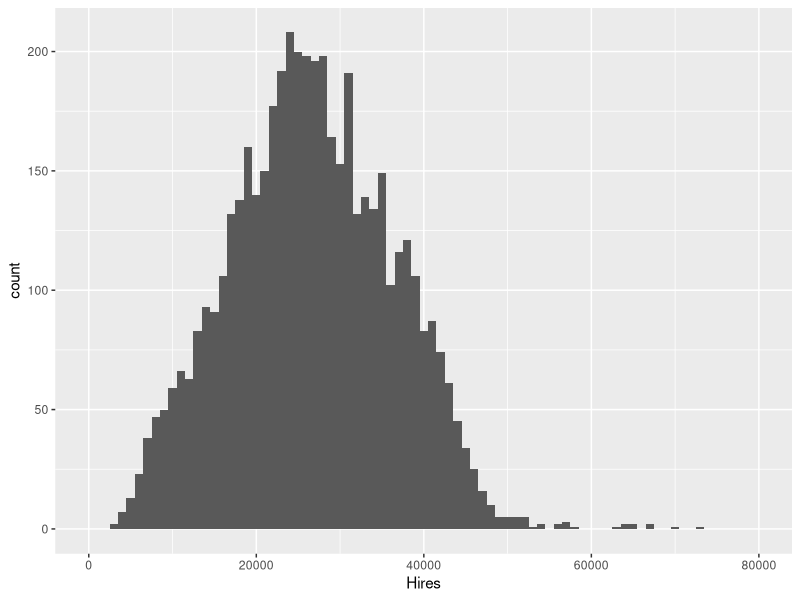
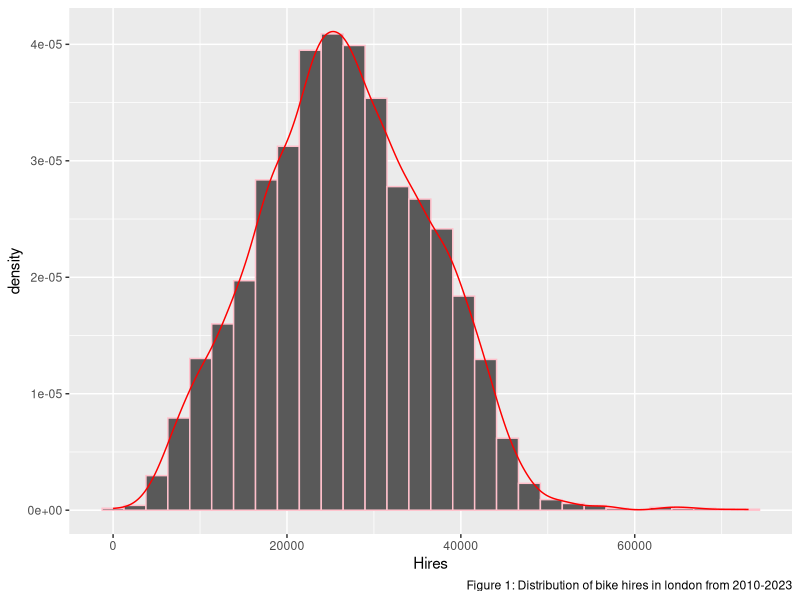
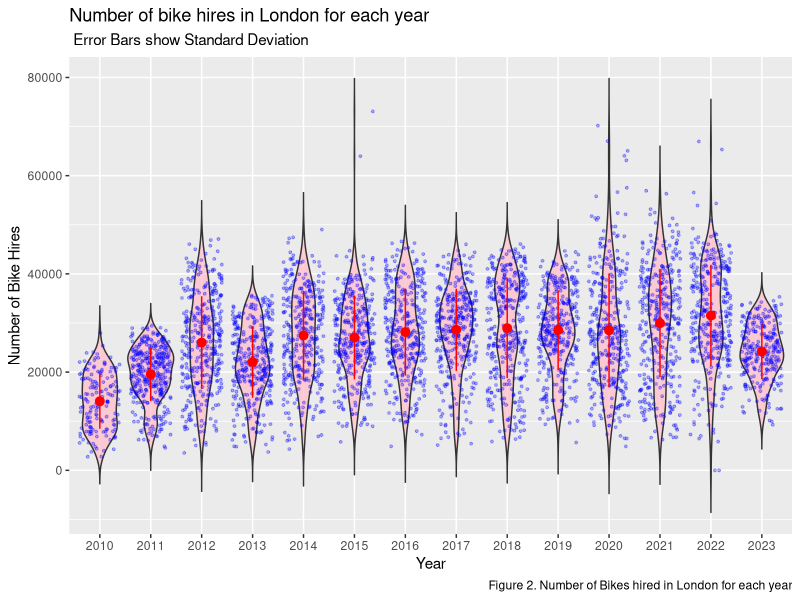
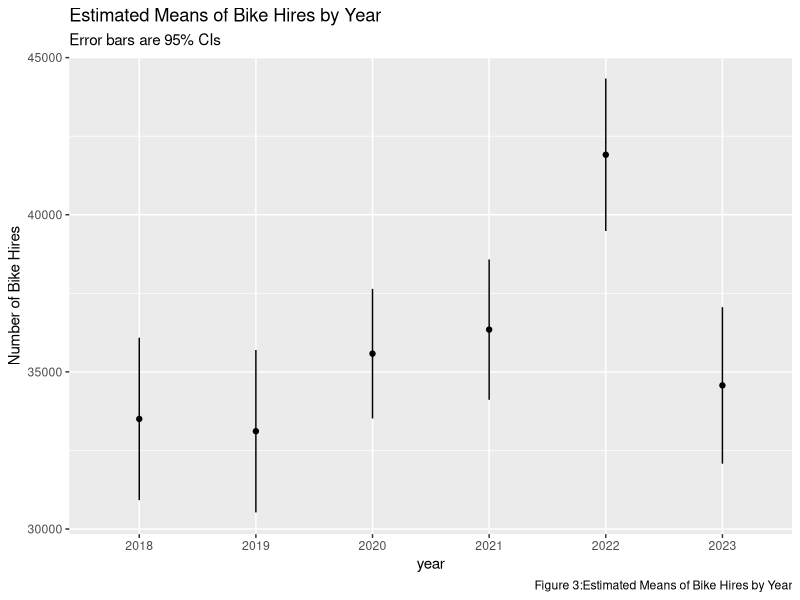
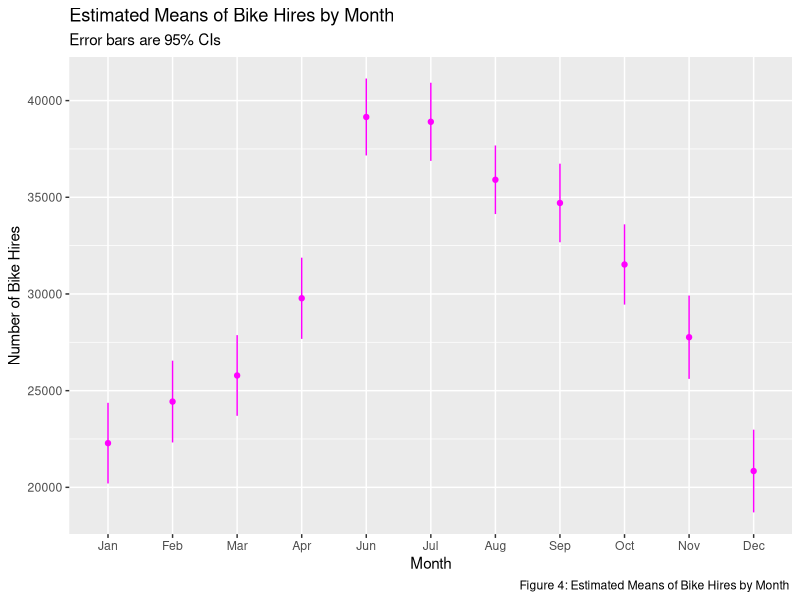
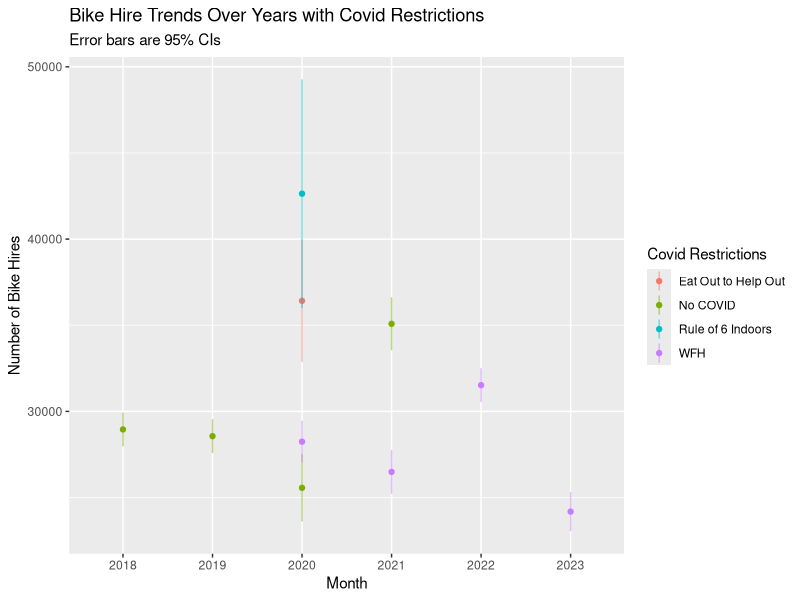
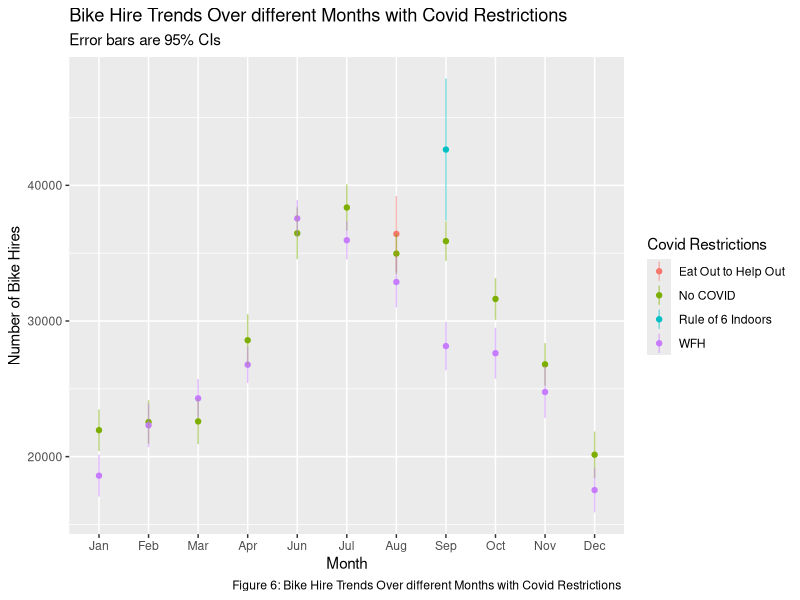
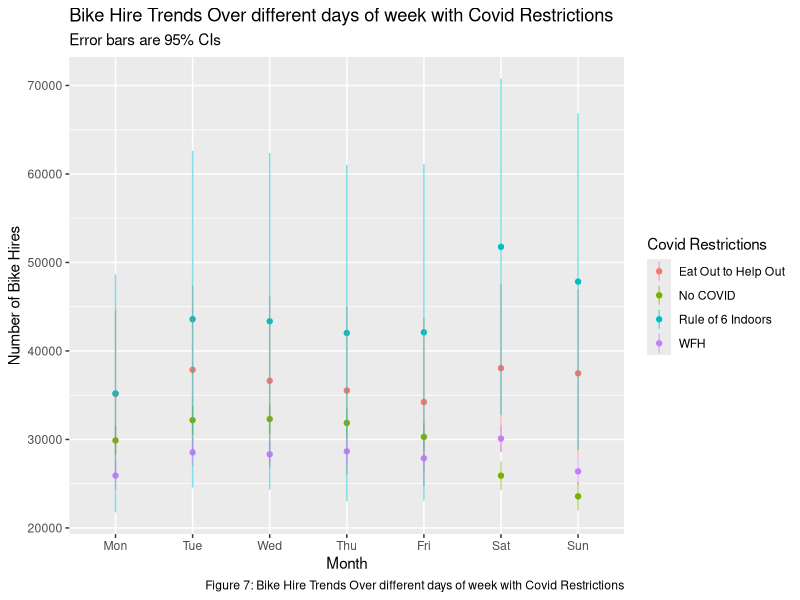

Write the R code that produced these figures, in order.
## ---- chunk 1
#install.packages("tidyverse")
library(tidyverse)
options(width=100)
#install.packages("kableExtra")
library(kableExtra) #for reported table
#install.packages("emmeans")
library(emmeans) #to find CI
#install.packages("gridExtra")
library(gridExtra) #for arrange graph
#install.packages("grid")
library(grid)
install.packages("Hmisc")
library(Hmisc)
library(ggplot2)
install.packages("car")
library(car)
## ---- chunk 2
#first we read data
data_bikes <- read_csv("London_COVID_bikes.csv")

#we select the three data columns of COVID restrictions: Work From Home, Rule of 6 Indoors, and the Eat Out to Help Out scheme which we are interested in.
Covidres_data <- data_bikes[, c("date", "Hires", "wfh", "rule_of_6_indoors", "eat_out_to_help_out", "day", "month", "year")]

## ---- chunk 3
#check data summary
str(Covidres_data)

#check for duplicates
sum(duplicated(Covidres_data))

#check for missing values
sum(is.na(Covidres_data))

# No missing values or duplicated data.
## ---- chunk 4
## Simple histogram showing the overall distribution and checking for outliers.
ggplot(Covidres_data) + geom_histogram(aes(Hires), binwidth = 1000) + xlim(0, 80000)

# The distribution density is normally distributed, without any extreme high values that could potentially be designated as outliers.
## ---- chunk 5

#We covert the month, year and day into facors.
Covidres_data$year <- as.factor(Covidres_data$year)
Covidres_data$month <- factor(Covidres_data$month, levels = c("Jan","Feb","Mar","Apr","Jun","Jul","Aug","Sep","Oct","Nov","Dec"))
Covidres_data$day <- factor(Covidres_data$day, levels = c("Mon","Tue","Wed","Thu","Fri","Sat","Sun"))

# we Check for how many time were these restrictions imposed within the given dataset from year 2010 - 2023
count(Covidres_data, wfh)
count(Covidres_data, rule_of_6_indoors)
count(Covidres_data, eat_out_to_help_out)
## ---- chunk 6
# Simple histogram showing the overall distribution of Bike Hires in London
p.hires.distribution <- ggplot(Covidres_data,aes(x=Hires,..density..)) + 
  geom_histogram(colour = "pink") + 
  geom_density(col="red") + 
  labs(caption = "Figure 1: Distribution of bike hires in london from 2010-2023")

p.hires.distribution
#data shows a normal distribution

#Violin plot + Jitter Plot to show bike hires for each year
hires_plot <- ggplot(data=Covidres_data, aes(x=year, y=Hires)) + 
  geom_violin(trim=FALSE,fill= 'pink',alpha=0.8) + 
  geom_jitter(size  = 0.7, alpha = 0.3,col="blue") + 
  stat_summary(fun.data = mean_sdl,geom="pointrange",col="red",fun.args=list(mult=1)) + 
  labs(title="Number of bike hires in London for each year",subtitle =" Error Bars show Standard Deviation",x="Year",y="Number of Bike Hires",caption = "Figure 2. Number of Bikes hired in London for each year")

hires_plot

#This plot shows the distribution of bike hires from year 2010-2023 along with the mean and standard deviation.

## ---- chunk 7

# To compare the effects of covid restrictions we filter the table with data from years 2019-2023
covid_hires <- filter( Covidres_data, year %in% c(2018,2019,2020,2021,2022,2023))
covid_hires <- tibble(covid_hires)
str(covid_hires)
## ---- chunk 8
# t-test using the data from years 2018 - 2023 shows mean bike hires of 28810, t(2099) = 12.844, p<0.001
t.test(covid_hires$Hires, mu = 26000)

## ---- chunk 9
# t-test shows that days with restriction of work from home significantly have less bike hires (27974) than those without restriction of work from home  (29719, t(2091) = 4.02, p<0.001), with a difference of 1745 bikes.
t.test(Hires ~ wfh > 0,data = covid_hires)

# t-test shows that days with restriction of rule of 6 indoors significantly have more bike hires (35731) than those without restriction of rule of 6 indoors (28478, t(104.77) = -7.153, p<0.001), with a difference of 7253 bikes.
t.test(Hires ~ rule_of_6_indoors > 0,data = covid_hires)

# t-test shows that days with restriction of eat out to help out significantly have more bike hires (36418) than those without restriction  (28707, t(28.527) = -5.7683, p<0.001), with a difference of 7711 bikes. 
t.test(Hires ~ eat_out_to_help_out > 0,data = covid_hires)

## ---- chunk 10

m.hire.by.year <- lm(Hires~wfh + rule_of_6_indoors + eat_out_to_help_out + year, data=covid_hires)
summary(m.hire.by.year)

# The intercept, wfh, rule_of_6_indoors, eat_out_to_help_out, and years 2020, 2021, and 2022 (p-value <0.05) are statistically significant (indicated by asterisks).The year 2019 and 2023 (p-value > 0.01), thus are not statistically significant.

(  m.hire.by.year.emm <- emmeans(m.hire.by.year, ~year)  )
(  plot.m.hire.by.year.emm <- ggplot(summary(m.hire.by.year.emm), aes(x=year, y=emmean, ymin=lower.CL, ymax=upper.CL)) + geom_point(col="black") + geom_linerange(col="black") + labs(caption = "Figure 3:Estimated Means of Bike Hires by Year",title = "Estimated Means of Bike Hires by Year",x="year", y="Number of Bike Hires", subtitle="Error bars are 95% CIs")   )

#The estimated intercept is 28952.2, which represents the predicted value of Hires in year 2018. This intercept is significantly different from zero (p < 2e-16), suggesting a significant intercept term.the model is significant as F-statistic (p-value <0.001), suggesting that the year has a statistically significant association with the number of bike hires.
## ---- chunk 11

m.cnt.by.month <- lm(Hires~wfh + rule_of_6_indoors + eat_out_to_help_out + month, data=covid_hires)

(  m.cnt.by.month.emm <- emmeans(m.cnt.by.month, ~month)  )
(  plot.m.cnt.by.month.emm <- ggplot(summary(m.cnt.by.month.emm), aes(x=month, y=emmean, ymin=lower.CL, ymax=upper.CL)) + geom_point(col="magenta") + geom_linerange(col="magenta") + labs(caption = "Figure 4: Estimated Means of Bike Hires by Month ",title = "Estimated Means of Bike Hires by Month",x="Month", y="Number of Bike Hires", subtitle="Error bars are 95% CIs")   )

# Interpreting the individual coefficients
summary(m.cnt.by.month)

## ---- chunk 12
rcorr(as.matrix(select(covid_hires, Hires, wfh, rule_of_6_indoors, eat_out_to_help_out)))
## ---- chunk 13

#model1
m.hire.by.wfh <- lm(Hires ~ wfh, data=covid_hires)
m.hire.by.wfh.emm <- emmeans(m.hire.by.wfh, ~wfh)
summary(m.hire.by.wfh.emm)
#The mean bike hires with the restriction of work from home is 27974, 95% CI[27382--28567] bikes. The mean bike  hires without the restriction of work from home is 29719 bikes, 95% CI[29101--30337] minutes. 
(  m.hire.by.wfh.contrast <- confint(pairs(m.hire.by.wfh.emm))  )
# The mean difference between the number of bike hired without restriction of work from home to with restriction is 1745bikes, 95% CI[889--2601].
## ---- chunk 14
#model2
m.hires.by.ruleof6 <- lm(Hires ~ rule_of_6_indoors, data=covid_hires)
m.hires.by.ruleof6.emm <- emmeans(m.hires.by.ruleof6, ~rule_of_6_indoors)
summary(m.hires.by.ruleof6.emm)
#The mean bike hires with the restriction of rule of 6 indoors is 35731, 95% CI[33747--37715] bikes. The mean bike hires without the restriction of rule of 6 indoors is 28478 bikes, 95% CI[28044--28913] minutes. 
(  m.hire.by.rule6.contrast <- confint(pairs(m.hires.by.ruleof6.emm))  )
# The mean difference between the number of bike hired without restriction of rule of 6 indoors to with restriction is -7253 bikes, 95% CI[-9284 -- -5222].
## ---- chunk 15
#model3
m.hires.by.eatout <- lm(Hires ~ eat_out_to_help_out, data=covid_hires)
m.hires.by.eatout.emm <- emmeans(m.hires.by.eatout, ~eat_out_to_help_out)
summary(m.hires.by.eatout.emm)
#The mean bike hires with the restriction of eat out to help out is 35731, 95% CI[33747--37715] bikes. The mean bike hires without the restriction of eat_out_to_help_out is 28478 bikes, 95% CI[28044--28913] minutes. 
(  m.hires.by.eatout.contrast <- confint(pairs(m.hires.by.eatout.emm))  )
# The mean difference between the number of bike hired without restriction of eat_out_to_help_out to with restriction is -7253 bikes, 95% CI[-9284 -- -5222].
## ---- chunk 16
#model4 (Interaction between the restrictions)
m.hires.by.intr <- lm(Hires ~ eat_out_to_help_out*wfh*rule_of_6_indoors , data=covid_hires)
summary(m.hires.by.intr)
cbind(coef(m.hires.by.intr), confint(m.hires.by.intr))
# This shows that the interaction between the restrictions is statistically not significant.
## ---- chunk 17

#model5
m.hires.by.all <- lm(Hires ~ eat_out_to_help_out + rule_of_6_indoors + wfh, data=covid_hires)
summary(m.hires.by.all)
cbind(coef(m.hires.by.all), confint(m.hires.by.all))
vif(m.hires.by.all)
# VIF around 1 suggests a low level of multicollinearity, indicating that this variable does not have strong correlations with the other predictors and thus this is a good model for our analysis.
## ---- chunk 18
# We use ANOVA to perform a direct model comparison which is often the best approach to compare nested models: a simpler model with a more complex version to find the model which best suits our analysis.

anova(m.hires.by.intr, m.hire.by.wfh, m.hires.by.ruleof6, m.hires.by.eatout, m.hires.by.all)
# A higher F-statistic suggests that the model is providing a better fit to the data. The associated p-value helps you determine whether the observed F-statistic is statistically significant. From our anova table we can see that Model 5 : Hires ~ eat_out_to_help_out + rule_of_6_indoors + wfh has the highest F Statistic (37.776) (p-value <0.001) which makes it a good fit for our data.

# we contrast the impact of the longest imposed covid restriction and pre and post covid bike hires.
m.hires.con <- aov(Hires ~ year+wfh, data=covid_hires)
m.hires.con.emm <- emmeans(m.hires.con, ~year+wfh)
m.hires.con.emm

(  contrasts <- data.frame(covid.after.effect=c(0,0,1,-1/2,-1/2,0,0,0,1,-1/2,-1/2,0 ), 
                           covid.before.effect=c( -1/2,-1/2,1,0,0,0,-1/2,-1/2,1,0,0,0))  )

contrast(m.hires.con.emm, contrasts)
confint(contrast(m.hires.con.emm, contrasts))
## ---- chunk 19
covid_hires <- covid_hires %>%
  mutate(
    Covid = case_when(
      wfh == 1 ~ "WFH",
      rule_of_6_indoors == 1 ~ "Rule of 6 Indoors",
      eat_out_to_help_out == 1 ~ "Eat Out to Help Out",
      TRUE ~ "No COVID"
    )
  )
#year
m.Hires.by.year.and.Covidres <- glm(Hires~year * Covid, data=covid_hires)
summary(m.Hires.by.year.and.Covidres)

( m.Hires.by.year.and.Covidres.emm <- emmeans(m.Hires.by.year.and.Covidres, ~year + Covid)  )

ggplot(summary(m.Hires.by.year.and.Covidres.emm), aes(x=year, y=emmean, ymin=lower.CL, ymax=upper.CL, col=Covid)) + geom_point() + geom_linerange(alpha=0.5) + labs(Caption = "Figure 5:Bike Hire Trends Over Years with Covid Restrictions ",title = "Bike Hire Trends Over Years with Covid Restrictions", x="Month", y="Number of Bike Hires", col="Covid Restrictions", subtitle="Error bars are 95% CIs")

## The graph shows how the three restrictions effected the bike hires with different year.

#months
m.Hires.by.month.and.Covidres <- glm(Hires~month * Covid, data=covid_hires)
summary(m.Hires.by.month.and.Covidres)

( m.Hires.by.month.and.Covidres.emm <- emmeans(m.Hires.by.month.and.Covidres, ~month + Covid)  )

ggplot(summary(m.Hires.by.month.and.Covidres.emm), aes(x=month, y=emmean, ymin=lower.CL, ymax=upper.CL, col=Covid)) + geom_point() + geom_linerange(alpha=0.5) + labs(caption = "Figure 6: Bike Hire Trends Over different Months with Covid Restrictions ",title = "Bike Hire Trends Over different Months with Covid Restrictions",x="Month", y="Number of Bike Hires", col="Covid Restrictions", subtitle="Error bars are 95% CIs")

# The graph shows how the three restrictions effected the bike hires in different months.

#day
m.Hires.by.day.and.Covidres <- glm(Hires~day * Covid, data=covid_hires)
summary(m.Hires.by.day.and.Covidres)

( m.Hires.by.day.and.Covidres.emm <- emmeans(m.Hires.by.day.and.Covidres, ~day + Covid)  )

ggplot(summary(m.Hires.by.day.and.Covidres.emm), aes(x=day, y=emmean, ymin=lower.CL, ymax=upper.CL, col=Covid)) + geom_point() + geom_linerange(alpha=0.5) + labs(caption = "Figure 7: Bike Hire Trends Over different days of week with Covid Restrictions",title = "Bike Hire Trends Over different days of week with Covid Restrictions",x="Month", y="Number of Bike Hires", col="Covid Restrictions", subtitle="Error bars are 95% CIs")

## The graph shows how the three restrictions effected the bike hires with different days of the week.
## ---- chunk 20
hires_plot
## ---- chunk 21

ggplot(summary(m.Hires.by.year.and.Covidres.emm), aes(x=year, y=emmean, ymin=lower.CL, ymax=upper.CL, col=Covid)) + geom_point() + geom_linerange(alpha=0.5) + labs(Caption = "Figure 5:Bike Hire Trends Over Years with Covid Restrictions ",title = "Bike Hire Trends Over Years with Covid Restrictions", x="Month", y="Number of Bike Hires", col="Covid Restrictions", subtitle="Error bars are 95% CIs")

## The graph shows how the three restrictions effected the bike hires with different year.

## ---- chunk 22

ggplot(summary(m.Hires.by.month.and.Covidres.emm), aes(x=month, y=emmean, ymin=lower.CL, ymax=upper.CL, col=Covid)) + geom_point() + geom_linerange(alpha=0.5) + labs(caption = "Figure 6: Bike Hire Trends Over different Months with Covid Restrictions ",title = "Bike Hire Trends Over different Months with Covid Restrictions",x="Month", y="Number of Bike Hires", col="Covid Restrictions", subtitle="Error bars are 95% CIs")

# The graph shows how the three restrictions effected the bike hires in different months.
## ---- chunk 23
#day

ggplot(summary(m.Hires.by.day.and.Covidres.emm), aes(x=day, y=emmean, ymin=lower.CL, ymax=upper.CL, col=Covid)) + geom_point() + geom_linerange(alpha=0.5) + labs(caption = "Figure 7: Bike Hire Trends Over different days of week with Covid Restrictions",title = "Bike Hire Trends Over different days of week with Covid Restrictions",x="Month", y="Number of Bike Hires", col="Covid Restrictions", subtitle="Error bars are 95% CIs")
## ---- chunk 24
#read data
sales_data <- read_csv("publisher_sales.csv")

## ---- chunk 25
#check data summary
str(sales_data)

#check for duplicates
sum(duplicated(sales_data))

#check for missing values
sum(is.na(sales_data))

## ---- chunk 26
#check data summary
str(sales_data)

#check for duplicates
sum(duplicated(sales_data))

#check for missing values
sum(is.na(sales_data))

sum(sales_data$total.reviews ==0)
sum(sales_data$avg.review ==0)

#Most of the distribution density is normally distributed, without any high values that could potentially be designated as outliers. 
#Simple histogram showing the overall distribution and checking for outliers.
p.sales.distribution <- ggplot(sales_data,aes(x= daily.sales,..density..)) + 
  geom_histogram(colour = "black") + 
  geom_density(col="red") + 
  labs(caption = "Figure 8: Book Sales")

p.sales.distribution

## ---- chunk 27

sales_totalrev_plot <- ggplot(data=sales_data, aes(x=total.reviews, y=daily.sales)) + 
  geom_jitter(col= 'pink',alpha=0.7)  + geom_smooth()+
  labs(title="Daily sales of the books acoording to their total reviews",x="Total Reviews",y="Daily Sales",caption = "Figure 9: Daily sales of the books to their total reviews")
sales_totalrev_plot
#the plot shows a positive correlation between total reviews and daily sales.


sales_avgrev_plot <- ggplot(data=sales_data, aes(x=avg.review, y=daily.sales)) + 
  geom_jitter(col= 'magenta',alpha=0.7)  + geom_smooth()+
  labs(title="Daily sales of the books acoording to their average reviews",x="Average Reviews",y="Daily Sales",caption = "Figure 10: Daily sales of the books to their average reviews")
sales_avgrev_plot
#the plot shows very weak to no relation between the average reviews and daily sales.

## ---- chunk 28

model_avgrev <- lm(daily.sales ~ avg.review, sales_data)
summary(model_avgrev)
# The t(5998)= -1.544, p = 0.123. The p-value for the average review coefficient is 0.123, which is greater than the commonly used significance level of 0.05.The average review may not be a statistically significant predictor of daily sales in this model.

model_totalrev<- lm(daily.sales ~ total.reviews, sales_data)
summary(model_totalrev)
# The t(5998)= 67.97,p-value < 0.001. The p-value for the total review coefficient is highly significant.The total reviews are a statistically significant predictor of daily sales in this model.

model_rev <- lm(daily.sales ~ avg.review + total.reviews, data = sales_data)
summary(model_rev)
# The p-value < 0.001 for both the indicators in this model making them statistically significant and making this model a good fit for our data. 

correlation_matrix <- cor(sales_data[c("daily.sales", "avg.review","total.reviews")])
correlation_matrix
# This shows a strong correlation between total reviews and daily sales, and a weak correlation between the average reviews and daily sales.
# Also there is a weak correlation between total reviews and average reviews, therefore we will not face the problem of multicollinearity in the model as the dependent variables are not correlated.

model_intr_rev <- lm(daily.sales ~ avg.review * total.reviews, sales_data )
summary(model_intr_rev)
# The p-value < 0.001 for both the indicators in this model making them statistically significant and making this model a better fit for our data. 
## ---- chunk 29
#Choosing which model is better for our data.
model <- lm(daily.sales ~ 1, sales_data)
anova(model, model_intr_rev, model_totalrev, model_rev)
## Anova table shows that all the models are statistically significant (p-value<0.001) except model 4 (daily.sales ~ total.reviews). Model 2 (daily.sales ~ avg.review * total.reviews) and Model 3 (daily.sales ~ avg.review) have highest f- statistic score of (1669.24) and (2501.67) respectively.

#the ANOVA table provides strong evidence that both avg.review and total.reviews, as well as their interaction, have a significant impact on daily.sales. The model is statistically significant overall.

## ---- chunk 30
sales_data$genre <- as.factor(sales_data$genre)
levels(sales_data$genre)

model_genre <- lm(daily.sales ~ genre, sales_data)
summary(model_genre)
cbind(coef(model_genre), confint(model_genre))
# The intercept shows the daily price for adult fiction [82.55] 95% CI [81.57275 -- 83.52694], For every one unit increase in non fiction books, daily sales is dropped by 19 units 95% CI [-20.42 -- -17.66] and for every one unit increase in young adult fiction boks, daily sales is increased by 30.51 units 95% CI [29.13 -- 31.89]

model_sale <- lm(daily.sales ~ sale.price, sales_data)
summary(model_sale)
cbind(coef(model_sale), confint(model_sale))
#For one unit increase in sale price, daily sales is dropped by 4 units 95% CI [-4.14 -- -3.80] 
## ---- chunk 31
sales_genre_plot <- ggplot(data=sales_data, aes(x=genre, y=daily.sales)) + 
  geom_violin(trim=FALSE,fill= 'pink',alpha=0.5) + 
  stat_summary(fun.data = mean_sdl,geom="pointrange",col="blue",fun.args=list(mult=1)) + 
  labs(title="Daily sales of the books for different genre",subtitle =" Error Bars are Standard Deviation",x="Genre",y="Daily Sales",caption = "Figure 11. Daily sales of the books for different genre")
sales_genre_plot
# The plot show that the mean of daily sales is highes for young adult fiction.

saleprice_dailysales_plot <- ggplot(data=sales_data, aes(x=sale.price, y=daily.sales)) + 
  geom_jitter(col= 'pink',alpha=0.7)  + geom_smooth()+
  labs(title="Daily sales of the books acoording to their sale price",x="Sale Price",y="Daily Sales",caption = "Figure 12: Daily sales of the books with their Sale Price")
saleprice_dailysales_plot
#The plot does not show a very clear relation between sale price and daily sale, but we can infer that as the sale price increase daily sales tend to drop.

saleprice_dailysales_plot_genre <- ggplot(data=sales_data, aes(x=sale.price, y=daily.sales)) + facet_wrap(~genre)+
  geom_jitter(col= 'violet',alpha=0.7)  + geom_smooth()+
  labs(title="Daily sales of the books according to there genres with their Sale Price",x="Sale Price",y="Daily Sales",caption = "Figure 13: Daily sales of the books according to there genres with their Sale Price")
saleprice_dailysales_plot_genre
#The plot shows the effect of sales price of different genres on the daily sales.
# we can see that adult fiction has a constant relation till the sales price of 10 and then there is a negative correlation between daily sales and sale price as it increases, for non fiction sales price have no to very weak impact on the daily sales, and for young adult fiction sale price has a strong negative correlation with daily sales.

## ---- chunk 32
m.sales.by.genre <- lm(daily.sales~ sale.price + genre, data=sales_data)
summary(m.sales.by.genre)
# The intercept shows the daily price for adult fiction [93.95],for every one unit increase in the sale price, daily sales is dropped by 1.43, For every one unit increase in non fiction books, daily sales is dropped by 9.02 units and for every one unit increase in young adult fiction books, daily sales is increased by 30.47 units. 

anova( model,model_sale, m.sales.by.genre, model_genre)
# Anova table shows that all the models are statistically significant (p-value<0.001) but model 2 (daily.sales ~ sale.price) and model 3 (daily.sales ~ sale.price + genre) both have a very high f-statistic of (2893.78) and (1160.42) respectively.

#plotting our findings.
( m.sales.by.genre.emm <- emmeans(m.sales.by.genre, ~sale.price + genre)  )

ggplot(summary(m.sales.by.genre.emm), aes(x=genre, y=emmean, ymin=lower.CL, ymax=upper.CL, col=genre)) + geom_point() + geom_linerange(alpha=0.5) + labs(title=" Estimated mean of daily sales of books for genre",x="genre", y="Daily Sales", col="Genre", subtitle="Error bars are 95% CIs", caption = "Figure 14: Estimated mean of daily sales of books for genre")

## ---- chunk 33
sales_totalrev_plot <- ggplot(data=sales_data, aes(x=total.reviews, y=daily.sales)) + 
  geom_jitter(col= 'pink',alpha=0.7)  + geom_smooth()+
  labs(title="Daily sales of the books acoording to their total reviews",x="Total Reviews",y="Daily Sales",caption = "Figure 9: Daily sales of the books to their total reviews")
sales_totalrev_plot

## ---- chunk 34
sales_avgrev_plot <- ggplot(data=sales_data, aes(x=avg.review, y=daily.sales)) + 
  geom_jitter(col= 'magenta',alpha=0.7)  + geom_smooth()+
  labs(title="Daily sales of the books acoording to their average reviews",x="Average Reviews",y="Daily Sales",caption = "Figure 10: Daily sales of the books to their average reviews")
sales_avgrev_plot 

## ---- chunk 35
ggplot(summary(m.sales.by.genre.emm), aes(x=genre, y=emmean, ymin=lower.CL, ymax=upper.CL, col=genre)) + geom_point() + geom_linerange(alpha=0.5) + labs(title=" Estimated mean of daily sales of books for genre",x="genre", y="Daily Sales", col="Genre", subtitle="Error bars are 95% CIs", caption = "Figure 14: Estimated mean of daily sales of books for genre")
## ---- chunk 36
saleprice_dailysales_plot_genre <- ggplot(data=sales_data, aes(x=sale.price, y=daily.sales)) + facet_wrap(~genre)+
  geom_jitter(col= 'violet',alpha=0.7)  + geom_smooth()+
  labs(title="Daily sales of the books according to there genres with their Sale Price",x="Sale Price",y="Daily Sales",caption = "Figure 13: Daily sales of the books according to there genres with their Sale Price")
saleprice_dailysales_plot_genre
